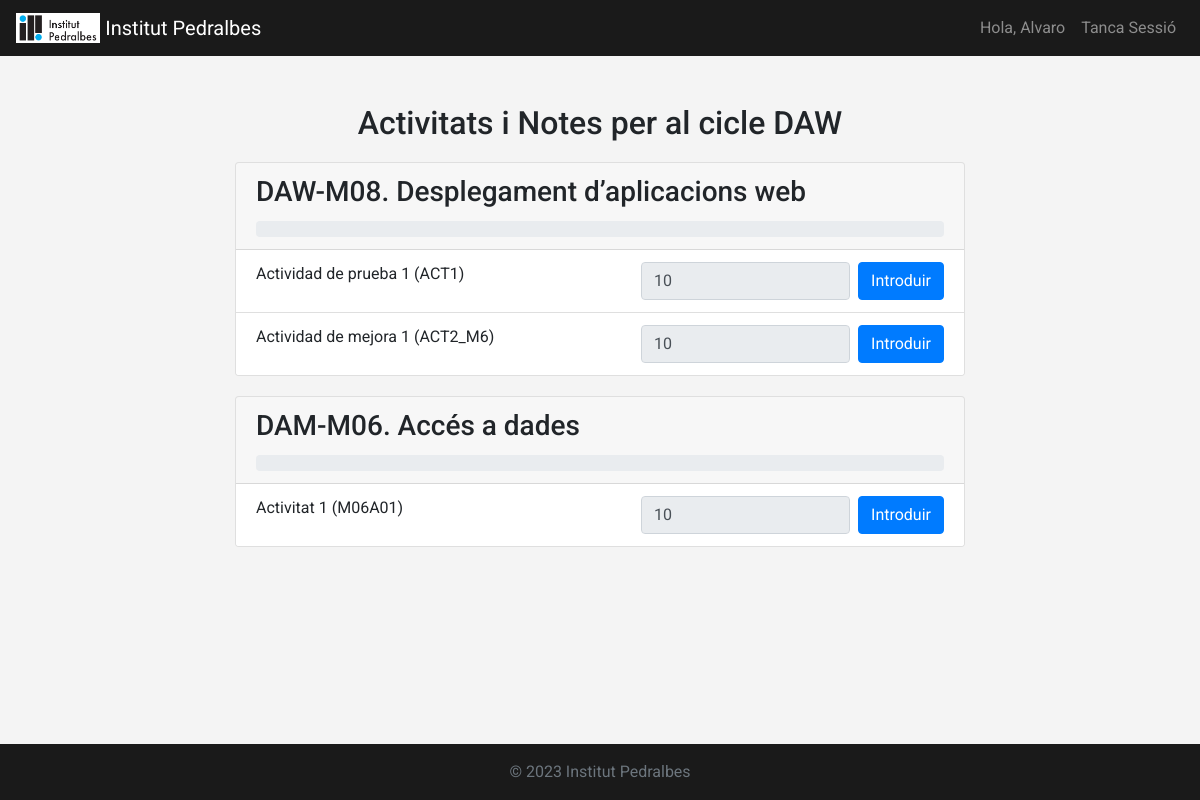
Page /activities/ (signed in) on the committed database.
### notes/models.py (models this page shows, shortened)
class CustomUser(AbstractBaseUser, PermissionsMixin):
    email = models.EmailField(unique=True)
    name = models.CharField(max_length=255)
    cycle = models.CharField(max_length=255)
    is_active = models.BooleanField(default=True)
    is_staff = models.BooleanField(default=False)
    is_admin = models.BooleanField(default=False)
    objects = CustomUserManager()
    USERNAME_FIELD = 'email'
    REQUIRED_FIELDS = ['name', 'cycle']

class Activity(models.Model):
    CYCLE_CHOICES = [
        ('DAW', 'DAW'),
        ('DAM', 'DAM'),
    ]
    MODULE_CHOICES = [
        ('DAM-M06', 'DAM-M06. Accés a dades'),
        ('DAM-M07', 'DAM-M07. Desenvolupament d’interfícies'),
        ('DAM-M08', 'DAM-M08. Progr. multimèdia i dispositius mòbils'),
        ('DAM-M09', 'DAM-M09. Programació de serveis i processos'),
        ('DAM-M10', 'DAM-M10. Sistemes de Gestió Empresarial'),
        ('DAM-M13', 'DAM-M13. Projecte'),
        ('DAW-M06', 'DAW-M06. Desenvolupament web en entorn client'),
        ('DAW-M07', 'DAW-M07. Desenvolupament web d\'entorn servidor'),
        ('DAW-M08', 'DAW-M08. Desplegament d’aplicacions web'),
        ('DAW-M09', 'DAW-M09. Disseny d’interfícies web'),
        ('DAW-M12', 'DAW-M12. Projecte'),
    ]
    name = models.CharField(max_length=255)
    code = models.CharField(max_length=50, unique=True)
    cycle = models.CharField(max_length=3, choices=CYCLE_CHOICES)
    module = models.CharField(max_length=50, choices=MODULE_CHOICES)

class Grade(models.Model):
    user = models.ForeignKey(CustomUser, on_delete=models.CASCADE)
    activity = models.ForeignKey(Activity, on_delete=models.CASCADE)
    grade = models.IntegerField()
    screenshot = models.ImageField(upload_to='screenshots/', null=True, blank=True)

### notes/views.py (the view)
# urls.py: path('activities/', ActivitiesView.as_view(), name='activities'),
class ActivitiesView(LoginRequiredMixin, View):
    login_url = '/login/'
    def get(self, request):
        user = request.user
        activities = Activity.objects.filter(cycle=user.cycle)
        grades = Grade.objects.filter(user=user)
        grades_by_module = {}
        for activity in activities:
            grades_by_module.setdefault(activity.module, []).append(
                {'activity': activity, 'grade': grades.filter(activity=activity).first()}
            )
        return render(request, 'notes/activities.html', {
            'grades_by_module': grades_by_module,
            'cycle': user.cycle
        })

### notes/templates/notes/activities.html (shortened to what this page needs)
{% extends 'notes/base.html' %}
{% block content %}
<div class="row justify-content-center">
    <div class="col-md-8">
        <h2 class="text-center">Activitats i Notes per al cicle {{ cycle }}</h2>
        {% for module, activities in grades_by_module.items %}
            <div class="card mb-3">
                <div class="card-header">
                    <h3 class="card-title">{{ activities.0.activity.get_module_display }}</h3>
                    <div class="progress">
                    </div>
                </div>
                <ul class="list-group list-group-flush">
                    {% for item in activities %}
                        <li class="list-group-item">
                            {{ item.activity.name }} ({{ item.activity.code }})
                            <form id="form-{{ item.activity.id }}" class="form-inline float-right" action="{% url 'update_grade' %}" method="post" enctype="multipart/form-data">
                                <div class="form-group mr-2">
                                    <input type="text" id="grade-input-{{ item.activity.id }}" name="grade" class="form-control" value="{{ item.grade.grade }}" disabled>
                                </div>
                                <button type="button" class="btn btn-primary" onclick="openRubricModal({{ item.activity.id }}, {% if item.grade %}{{ item.grade.id }}{% else %}null{% endif %})">Introduir</button>
                            </form>
                        </li>
                    {% endfor %}
                </ul>
            </div>
        {% endfor %}
    </div>
</div>
{% endblock %}

### notes/templates/notes/base.html (shortened to what this page needs)
<!DOCTYPE html>
<html lang="ca">
<head>
    <link href="https://stackpath.bootstrapcdn.com/bootstrap/4.5.2/css/bootstrap.min.css" rel="stylesheet">
</head>
<body>
    {% load static %}
    <nav class="navbar navbar-expand-lg navbar-dark">
        <a class="navbar-brand" href="#">
            <img src="{% static 'notes/logo.jpg' %}" height="30" class="d-inline-block align-top" alt="">
            Institut Pedralbes
        </a>
        <div class="collapse navbar-collapse" id="navbarNav">
            <ul class="navbar-nav ml-auto">
                {% if user.is_authenticated %}
                    <li class="nav-item">
                        <span class="nav-link">Hola, {{ user.name }}</span>
                    </li>
                    <li class="nav-item">
                        <a class="nav-link" href="{% url 'logout' %}">Tanca Sessió</a>
                    </li>
                {% else %}
                    <li class="nav-item">
                        <a class="nav-link" href="{% url 'login' %}">Inicia Sessió</a>
                    </li>
                {% endif %}
            </ul>
        </div>
    </nav>
    <div class="container mt-5">
        {% block content %}
        {% endblock %}
    </div>
    <footer class="footer mt-auto py-3">
        <div class="container text-center">
            <span class="text-muted">&copy; 2023 Institut Pedralbes</span>
        </div>
    </footer>
</body>
</html>

### notes/templates/notes/base.html (style rules this page uses)
body { font-family: 'Roboto', sans-serif; background-color: #f4f4f4; overflow-y: scroll; }
.navbar { background-color: #1a1a1a; }
.navbar-brand, .navbar-nav .nav-link { color: #ffffff; }
.card { margin-top: 20px; }
.btn-primary { background-color: #007bff; border-color: #007bff; }
footer { background-color: #1a1a1a; color: #ffffff; padding: 10px 0; position: fixed; bottom: 0; width: 100%; }

### rows in the picture
CustomUser: name "Alvaro"
Activity: module "DAW-M08. Desplegament d’aplicacions web", activity.name "Actividad de prueba 1", activity.code "ACT1", grade "10"
Activity: activity.name "Actividad de mejora 1", activity.code "ACT2_M6", grade "10"
Activity: module "DAM-M06. Accés a dades", activity.name "Activitat 1", activity.code "M06A01", grade "10"
